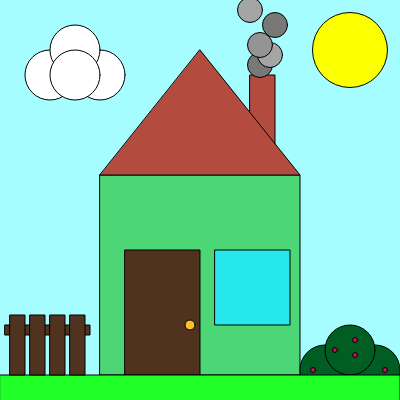
Frame 1 (no input)
Frame 60 (no input): identical to frame 1, image omitted
Frame 120 (the mouse pressed at the canvas centre since frame 60): identical to frame 1, image omitted

The p5.js sketch that drew this single still picture (run headless with seeded random() and noise() and a simulated clock; from frame 60 on, the mouse is pressed at the canvas centre):

// p5.js sketch
// ── sketch.js
function setup() {
    createCanvas(400, 400);
}

function draw() {
    let roof = color(179, 76, 62);
    let wall = color(77, 214, 118);
    let grass = color(33, 255, 41);
    let bush = color(0, 94, 35);
    let berry = color(196, 16, 88);
    let door = color(79, 51, 31);
    let window = color(38, 231, 235);
    let handle = color(255, 190, 38);
    let sun = color(251, 255, 0);
    let cloud = color(255, 255, 255);
    let smoke1 = color(164, 166, 165);
    let smoke2 = color(120, 120, 120);
    let smoke3 = color(148, 148, 148);

    background(166, 253, 255);

    fill(wall)
    rect(100, 175, 200, 200);

    fill(roof);
    rect(250, 75, 25, 75);

    fill(roof);
    triangle(100, 175, 300, 175, 200, 50);

    fill(door);
    rect(125, 250, 75, 125);

    fill(handle);
    circle(190, 325, 10);

    fill(window);
    rect(215, 250, 75, 75);

    fill(sun);
    circle(350, 50, 75);

    fill(bush);
    circle(325, 370, 50);
    circle(375, 370, 50);
    circle(350, 350, 50);

    fill(berry);
    circle(313, 370, 5);
    circle(385, 370, 5);
    circle(335, 350, 5);
    circle(355, 355, 5);
    circle(355, 340, 5);

    fill(grass)
    rect(0, 375, 400, 50);

    fill(cloud);
    circle(50, 75, 50);
    circle(100, 75, 50);
    circle(75, 50, 50);
    circle(75, 75, 50);

    fill(smoke2);
    circle(260, 65, 25);
    fill(smoke1);
    circle(270, 55, 25);
    fill(smoke3);
    circle(260, 45, 25);
    fill(smoke2);
    circle(275,25, 25);
    fill(smoke1);
    circle(250,10, 25);

    fill(door);
    rect(5, 325, 85, 10);
    rect(10, 315, 15, 60);
    rect(30, 315, 15, 60);
    rect(50, 315, 15, 60);
    rect(70, 315, 15, 60);
}
